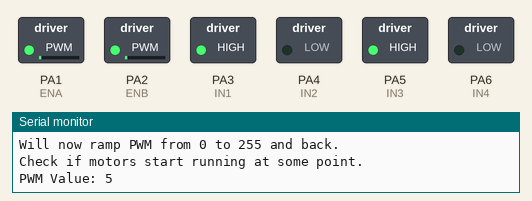
A sketch run on a simulated STM32 Blue Pill. Shown: switched loads named in the sketch (green lamp = pin HIGH), the last lines printed to the serial monitor.

Above: at 2.05 s.
At 4.55 s:
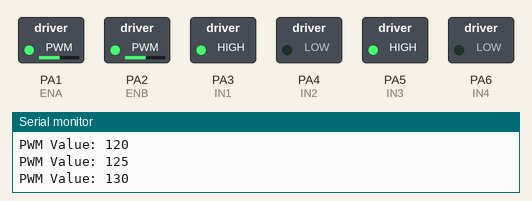
At 6.5 s:
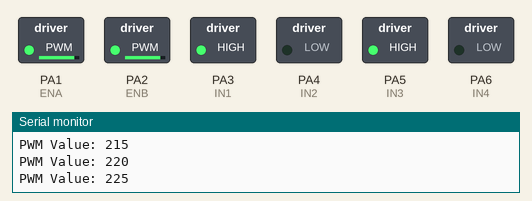
At 10.95 s:
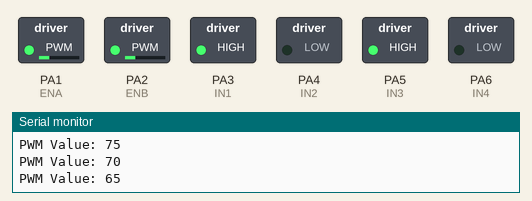
Timing chart, 0 to 17.9 s (numbered marks = the images above):
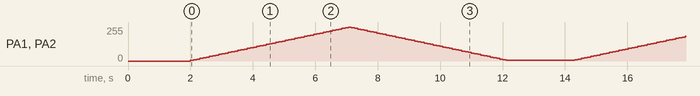

The sketch:

PWM_Test.ino
```cpp
/*
 * PWM Test Program for L298N Motor Driver
 * This test focuses solely on the PWM functionality for ENA and ENB pins
 */

#include <Arduino.h>

// Pin definitions for L298N motor driver
#define ENA PA1  // PWM control for left motors
#define ENB PA2  // PWM control for right motors
#define IN1 PA3  // Left motors direction 1
#define IN2 PA4  // Left motors direction 2
#define IN3 PA5  // Right motors direction 1
#define IN4 PA6  // Right motors direction 2

// Define PWM properties
const int PWM_FREQ = 5000;       // 5 kHz PWM frequency
const int PWM_RESOLUTION = 8;    // 8-bit resolution (0-255)

// Test variables
int pwmValue = 0;
int pwmStep = 5;
unsigned long lastChangeTime = 0;
const int changeInterval = 100;  // Change PWM every 100ms
bool rampingUp = true;

void setup() {
  // Initialize Serial for debugging
  Serial.begin(115200);
  Serial.println("PWM Test Starting...");

  // Initialize motor control pins
  pinMode(IN1, OUTPUT);
  pinMode(IN2, OUTPUT);
  pinMode(IN3, OUTPUT);
  pinMode(IN4, OUTPUT);

  // Initialize PWM pins
  pinMode(ENA, OUTPUT);
  pinMode(ENB, OUTPUT);

  // Set direction pins to enable motor rotation (forward direction)
  digitalWrite(IN1, HIGH);
  digitalWrite(IN2, LOW);
  digitalWrite(IN3, HIGH);
  digitalWrite(IN4, LOW);

  // Start with PWM at 0
  analogWrite(ENA, 0);
  analogWrite(ENB, 0);

  Serial.println("Motor direction pins set for forward movement.");
  Serial.println("Will now ramp PWM from 0 to 255 and back.");
  Serial.println("Check if motors start running at some point.");

  delay(2000); // Wait before starting the test
}

void loop() {
  // Update PWM value at regular intervals
  if (millis() - lastChangeTime > changeInterval) {
    lastChangeTime = millis();

    // Adjust PWM value
    if (rampingUp) {
      pwmValue += pwmStep;
      if (pwmValue >= 255) {
        pwmValue = 255;
        rampingUp = false;
      }
    } else {
      pwmValue -= pwmStep;
      if (pwmValue <= 0) {
        pwmValue = 0;
        rampingUp = true;

        // Pause for a moment at zero
        Serial.println("Pausing for 2 seconds before next cycle");
        delay(2000);
      }
    }

    // Apply PWM to both motors
    analogWrite(ENA, pwmValue);
    analogWrite(ENB, pwmValue);

    // Print current PWM value
    Serial.print("PWM Value: ");
    Serial.println(pwmValue);
  }
}
```
